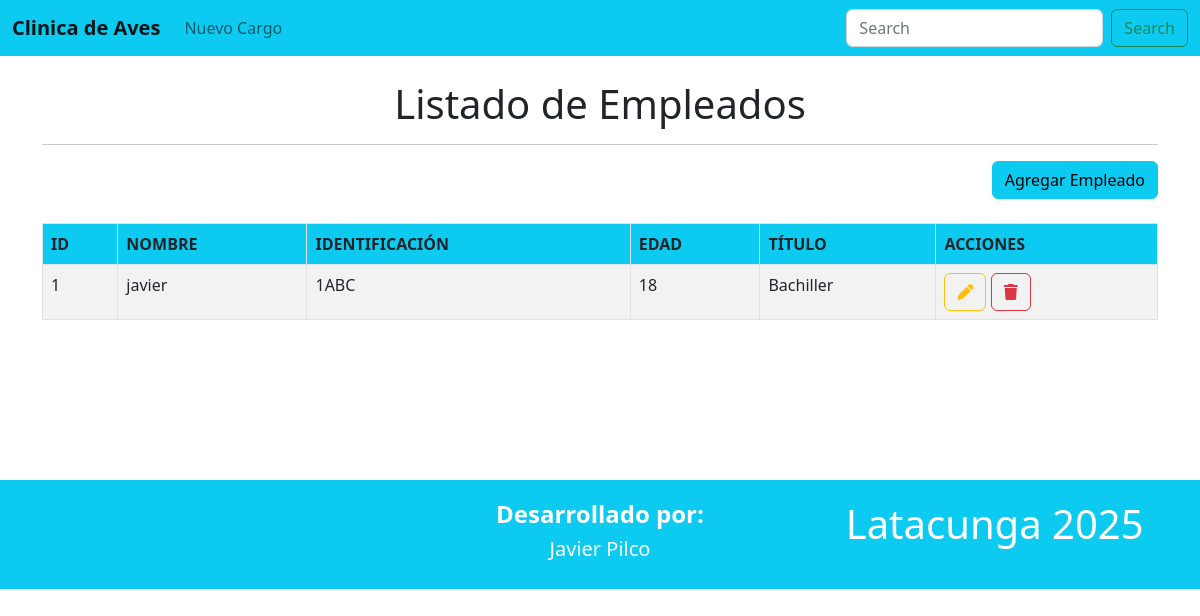
Before: / with the older database file.
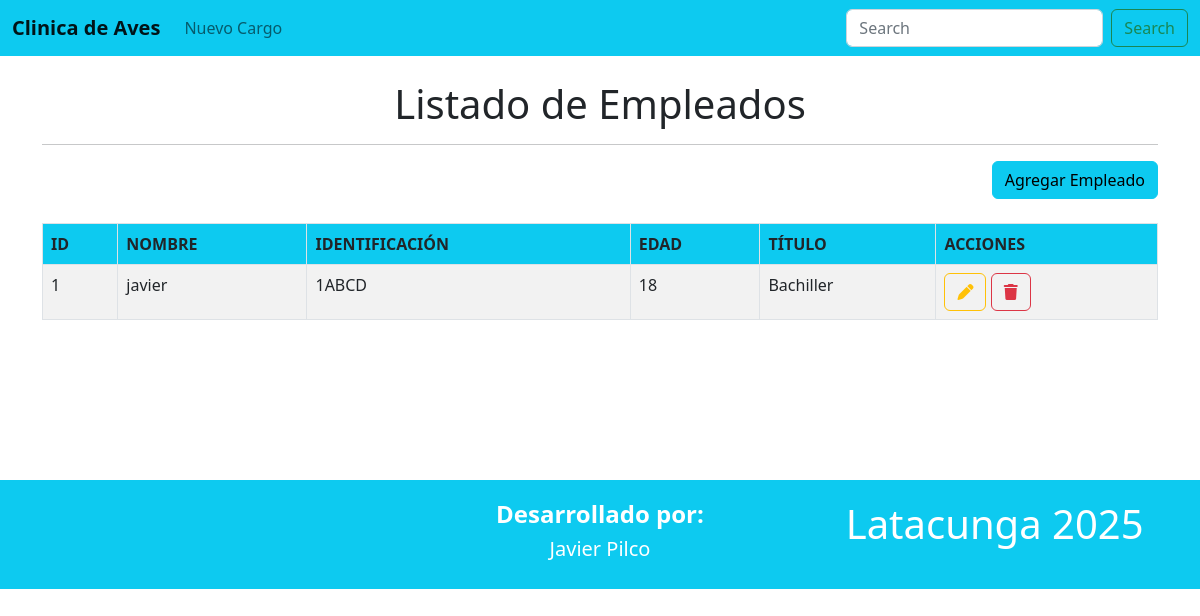
After: the same page with the newer database file.
### Aplicaciones/Modulo/models.py (models this page shows, shortened)
class Empleado(models.Model):
    identificacion = models.CharField(max_length=20, unique=True)
    nombre = models.CharField(max_length=100)
    edad = models.IntegerField()
    titulo = models.CharField(max_length=100)
    especialidad = models.CharField(max_length=50, default='Fisioterapeuta Aviar')

### Aplicaciones/Modulo/views.py (the view)
# urls.py: path('', views.inicioEmpleados),
def inicioEmpleados(request):
    empleados = Empleado.objects.all()
    return render(request, "inicioEmpleados.html", {'empleados': empleados})

### Aplicaciones/Modulo/templates/inicioEmpleados.html (shortened to what this page needs)
{% extends './plantilla.html' %}
{% block contenido %}
<br>
<h1 class="text-center">Listado de Empleados</h1>
<hr>
<div class="row">
    <div class="text-end">
        <a href="nuevoEmpleado" class="btn btn-info text-right">
            Agregar Empleado
        </a>
    </div>
</div>
<br>
<table  class="table table-bordered
     table-striped table-hover">
    <thead>
        <tr class="bg-info">
            <th>ID</th>
            <th>NOMBRE</th>
            <th>IDENTIFICACIÓN</th>
            <th>EDAD</th>
            <th>TÍTULO</th>
            <th>ACCIONES</th>
        </tr>
    </thead>
    <tbody>
        {% for emp in empleados %}
            <tr>
                <td>{{ emp.id }}</td>
                <td>{{ emp.nombre }}</td>
                <td>{{ emp.identificacion }}</td>
                <td>{{ emp.edad }}</td>
                <td>{{ emp.titulo }}</td>
                <td>
                    <a href="editarEmpleado/{{ emp.id }}" class="btn btn-outline-warning">
                        <i class="fa fa-pen"></i>
                    </a>
                    <a href="#"
                        data-id="{{ emp.id }}"
                        class="btn btn-outline-danger btnEliminar">
                        <i class="fa fa-trash"></i>
                    </a>
                </td>
            </tr>
        {% endfor %}
    </tbody>
</table>
<br><br><br><br><br><br>
{% endblock %}

Changed rows visible on the page:
changed Empleado "javier": identificacion "1ABC" → "1ABCD"
